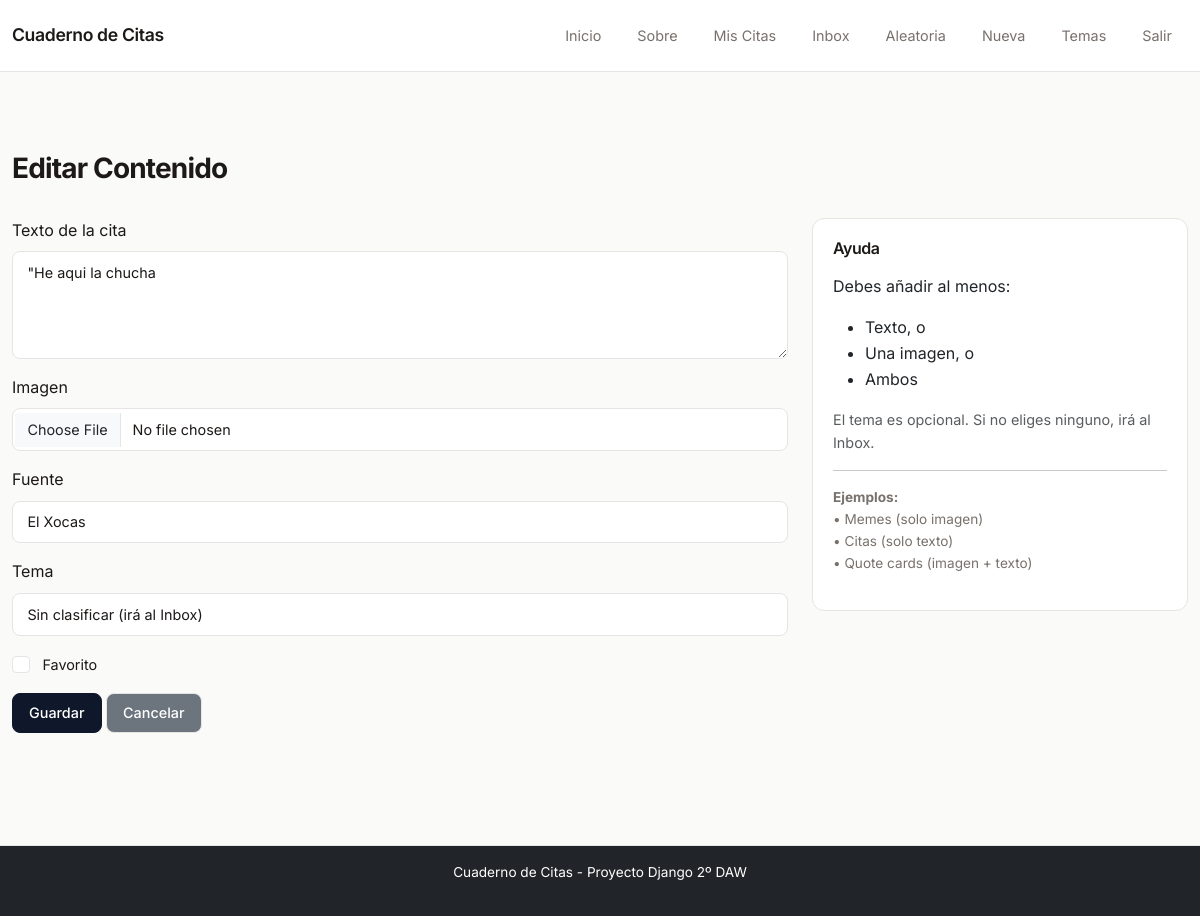
Screenshot of /citas/edit/3/ (signed in) with the database file from the repository.
### citas/models.py (models this page shows, shortened)
class Cita(models.Model):
    owner = models.ForeignKey(
        User,
        on_delete=models.CASCADE,
        related_name='citas'
    )
    text = models.TextField(blank=True, verbose_name='Texto de la cita')
    image = models.ImageField(
        upload_to='quotes/',
        blank=True,
        null=True,
        verbose_name='Imagen'
    )
    source = models.CharField(
        max_length=200,
        blank=True,
        verbose_name='Fuente'
    )
    tag = models.ForeignKey(
        Tema,
        on_delete=models.SET_NULL,
        null=True,
        blank=True,
        related_name='citas',
        verbose_name='Tema'
    )
    is_favorite = models.BooleanField(default=False, verbose_name='Favorito')
    created_at = models.DateTimeField(auto_now_add=True)
    updated_at = models.DateTimeField(auto_now=True)
    class Meta:
        verbose_name = 'Cita'
        verbose_name_plural = 'Citas'
        ordering = ['-created_at']

### citas/views.py (the view)
# urls.py: path('edit/<int:pk>/', views.quote_edit, name='quote_edit'),
@login_required
def quote_edit(request, pk):
    cita = get_object_or_404(Cita, pk=pk, owner=request.user)
    if request.method == 'POST':
        form = QuoteForm(request.POST, request.FILES, instance=cita, user=request.user)
        if form.is_valid():
            form.save()
            messages.success(request, 'Contenido actualizado correctamente')
            return redirect('citas:quote_list')
    else:
        form = QuoteForm(instance=cita, user=request.user)
    return render(request, 'citas/quote_form.html', {
        'form': form,
        'titulo': 'Editar Contenido',
        'cita': cita,  # Por si quiero mostrar algo más en el template
    })

### citas/forms.py (shortened to what this page needs)
class QuoteForm(forms.ModelForm):
    class Meta:
        model = Cita
        fields = ['text', 'image', 'source', 'tag', 'is_favorite']
        widgets = {
            'text': forms.Textarea(attrs={
                'rows': 4,
                'placeholder': 'Escribe la cita aquí...',
                'class': 'form-control'
            }),
            'source': forms.TextInput(attrs={
                'placeholder': 'Autor, libro, película...',
                'class': 'form-control'
            }),
        }
    def __init__(self, *args, **kwargs):
        user = kwargs.pop('user', None)
        super().__init__(*args, **kwargs)
        if user:
            self.fields['tag'].queryset = Tema.objects.filter(owner=user)
            self.fields['tag'].empty_label = 'Sin clasificar (irá al Inbox)'

### citas/models.py (called while the page is built)
    def __str__(self):
        return self.name

### citas/templates/citas/quote_form.html (shortened to what this page needs)
{% extends 'base.html' %}
{% load crispy_forms_tags %}
{% block content %}
<h1>{{ titulo }}</h1>
<div class="row">
    <div class="col-md-8">
        <form method="post" enctype="multipart/form-data">
            {{ form|crispy }}
            <button type="submit" class="btn btn-primary">Guardar</button>
            <a href="{% url 'citas:quote_list' %}" class="btn btn-secondary">Cancelar</a>
        </form>
    </div>
    <div class="col-md-4">
        <div class="card">
            <div class="card-body">
                <h5 class="card-title">Ayuda</h5>
                <p>Debes añadir al menos:</p>
                <ul>
                    <li>Texto, o</li>
                    <li>Una imagen, o</li>
                    <li>Ambos</li>
                </ul>
                <p class="text-muted" style="font-size: 0.9rem;">
                    El tema es opcional. Si no eliges ninguno, irá al Inbox.
                </p>
                <hr>
                <p style="font-size: 0.85rem; color: var(--text-light);">
                    <strong>Ejemplos:</strong><br>
                    • Memes (solo imagen)<br>
                    • Citas (solo texto)<br>
                    • Quote cards (imagen + texto)
                </p>
            </div>
        </div>
    </div>
</div>
{% endblock %}

### static/css/styles.css (style rules this page uses)
:root { --bg: #fafaf9; --card-bg: #ffffff; --text: #1c1917; --text-light: #78716c; --border: #e7e5e4; --accent: #0f172a; --hover: #f5f5f4; }
* { margin: 0; padding: 0; box-sizing: border-box; }
body { font-family: 'Inter', -apple-system, BlinkMacSystemFont, sans-serif; background: var(--bg); color: var(--text); line-height: 1.6; min-height: 100vh; display: flex; flex-direction: column; -webkit-font-smoothing: antialiased; -moz-osx-font-smoothing: grayscale; }
h1, h2, h3, h4, h5, h6 { font-weight: 700; letter-spacing: -0.03em; }
p { font-weight: 400; }
h1 { font-size: 1.75rem; font-weight: 700; color: var(--text); margin-bottom: 2rem; letter-spacing: -0.03em; }
.card { background: var(--card-bg); border: 1px solid var(--border); border-radius: 12px; overflow: hidden; box-shadow: none; transition: all 0.2s; height: auto; margin-bottom: 1.5rem; }
.card-body { padding: 1.25rem; }
.btn { border-radius: 8px; font-weight: 500; font-size: 0.9rem; padding: 0.5rem 1rem; border: 1px solid var(--border); transition: all 0.15s; }
.btn-primary { background: var(--accent); border-color: var(--accent); color: white; }
.form-control, .form-select { border: 1px solid var(--border); border-radius: 8px; padding: 0.6rem 0.9rem; font-size: 0.9rem; background: var(--card-bg); color: var(--text); transition: all 0.15s; }
textarea.form-control { resize: vertical; min-height: 100px; }
.form-check-input { width: 1.1rem; height: 1.1rem; cursor: pointer; border: 1.5px solid var(--border); background-color: var(--card-bg); }
.form-check-label { cursor: pointer; margin-left: 0.4rem; color: var(--text); font-size: 0.9rem; }
.card-title { font-size: 1rem; font-weight: 600; margin-bottom: 1rem; color: var(--text); }
.row { margin: 0 -0.75rem; }
.card { animation: fadeIn 0.25s ease; }

### rows the page displays
Cita: text "\"He aqui la chucha", source "El Xocas", tag "Sin clasificar (irá al Inbox)"

### other values shown
{{ titulo }} "Editar Contenido"
